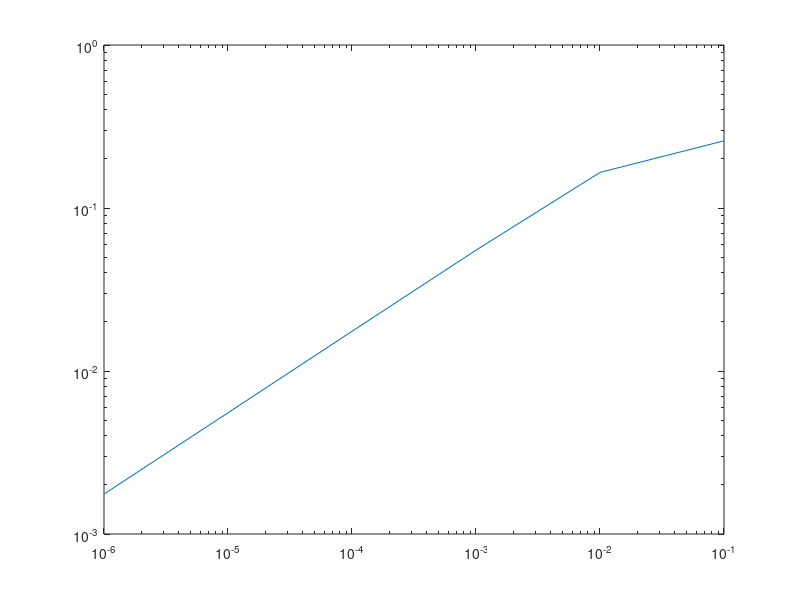

Write MATLAB code to recreate this figure.
function bssn
    % call the other function here
    % example:
    %[A,B] = compute_bssn(1, 2, 0.000001)
    % This will return a matrix A of time derivatives of state variables
    % and a matrix B of time derivatives of constraints
    %defining L(containing RMS of A_rr_t) and H(the values of h)
    L=zeros(1,10)
    H=zeros(1,10)
    for j=1:6
        h=0.1^j
        [A,B] = compute_bssn(1,2,h);
        Aj=A(:,7);
        L(1,j)=sqrt(mean((Aj).^2));
        H(1,j)=h;
        
    end
    L
    H
    %plotting;
    loglog(H,L)



end

 

% temporary name, could change it later 
function [A,B]=compute_bssn(r_min, r_max, h)
    % A is the (N,9) matrix with the time derivatives of state variables
    % B is the (N,3) matrix with the time derivatives of constraints
    
    % first initialize some parameters  
    %%%%%%%%%%%%%%%%%%%%%%%%%%%%%%%%%%
    N=ceil((r_max-r_min)/h);
    % time at which we want to end the simulation
    t_end=1;
    % number of timesteps to be taken
    dt=0.1;
    %n_it=t_end/dt;
    n_it=1;
    % number of variables to evolve
    n_variables=9;
    n_constraints=3;
    % Eulerian condition (v=0) or Lagrangian condition (v=1)
    v=0;
    % eta parameter in the Gamma-driver condition
    eta = 0.;
    
    % initialize some arrays
    %%%%%%%%%%%%%%%%%%%%%%%%%%%%%%%%%%%
    % radial grid
    r=(r_min+h/2:h:r_max-h/2); % might change this later
    % temporal grid
    t=(0:dt:n_it*dt);
    % arrays for the numerical approximations at times n and n+1
    v_new=zeros(N,n_variables);
    v_old=zeros(N,n_variables);
    v_oldold=zeros(N,n_variables);
    % constraint arrays
    c_new = zeros(N,n_constraints);
    c_old = zeros(N,n_constraints);
    
    A = zeros(N,n_variables);
    B = zeros(N,n_constraints);

    
    % the initial conditions
    %%%%%%%%%%%%%%%%%%%%%%%%%%%%%%%%%%%
    alpha = ones(N,1);
    beta_r = zeros(N,1);
    B = zeros(N,1);
    chi = ones(N,1);
    g_rr = ones(N,1); 
    g_thth = r.^2;
    A_rr = zeros(N,1);
    K = zeros(N,1);
    Gamma_r = -2./r;
    % initializing the initial state with ICs
    v_old(:,1) = alpha;
    v_old(:,2) = beta_r;
    v_old(:,3) = B;
    v_old(:,4) = chi;
    v_old(:,5) = g_rr;
    v_old(:,6) = g_thth;
    v_old(:,7) = A_rr;
    v_old(:,8) = K;
    v_old(:,9) = Gamma_r;
    
    % initial constraint values --- On-shell initial configurations (all constraints vanish at t=0)
    H = c_old(:,1);
    M_r = c_old(:,2);
    G = c_old(:,3);

    % the main iteration loop
    %%%%%%%%%%%%%%%%%%%%%%%%%%%%%%%%%%
    for iter = 1:n_it
        % unpacking our previous state
        alpha=v_old(:,1);
        beta_r=v_old(:,2);
        B = v_old(:,3);
        chi=v_old(:,4);
        g_rr=v_old(:,5);
        g_thth=v_old(:,6);
        A_rr=v_old(:,7);
        K=v_old(:,8);
        Gamma_r=v_old(:,9);
        
        % radial derivatives
        alpha_p = f_prime(alpha,h,1,1,1,1,N);
        alpha_pp = f_pprime(alpha,h,1,1,1,1,N);
        beta_r_p = f_prime(beta_r,h,0,0,0,0,N);
        beta_r_pp = f_pprime(beta_r,h,0,0,0,0,N);
        B_p= f_prime(B,h,0,0,0,0,N);
        chi_p = f_prime(chi,h,1,1,1,1,N);
        chi_pp = f_pprime(chi,h,1,1,1,1,N);
        g_rr_p = f_prime(g_rr,h,1,1,1,1,N);
        g_rr_pp = f_pprime(g_rr,h,1,1,1,1,N);
        g_thth_p = f_prime(g_thth,h,(r_min-3*h/2)^2,(r_min-h/2)^2,(r_max+h/2)^2,(r_max+3*h/2)^2,N);
        g_thth_pp = f_pprime(g_thth,h,(r_min-3*h/2)^2,(r_min-h/2)^2,(r_max+h/2)^2,(r_max+3*h/2)^2,N);
        A_rr_p =  f_prime(A_rr,h,0,0,0,0,N);
        K_p = f_prime(K,h,0,0,0,0,N);
        Gamma_r_p = f_prime(Gamma_r,h,-2/(r_min-3*h/2),-2/(r_min-h/2),-2/(r_max+h/2),-2/(r_max+3*h/2),N);
        H_p = f_prime(H,h,0,0,0,0,N);
        M_r_p = f_prime(M_r,h,0,0,0,0,N);
        M_r_pp = f_pprime(M_r,h,0,0,0,0,N);
        G_p = f_prime(G,h,0,0,0,0,N);
        G_pp = f_pprime(G,h,0,0,0,0,N);
        
        % Building constraints
        H = -3/2*A_rr.*A_rr./g_rr./g_rr + 2/3.*K.*K - 5/2.*chi_p.*chi_p./chi./g_rr...
                +2.*chi_pp./g_rr + 2.*chi./g_thth-2.*chi.*g_thth_pp./g_rr./g_thth...
                +2.*chi_p.*g_thth_p./g_rr./g_thth+chi.*g_rr_p.*g_thth_p./g_rr./g_rr./g_thth...
                -chi_p.*g_rr_p./g_rr./g_rr+chi.*g_thth_p.*g_thth_p./2./g_rr./g_thth./g_thth;
        M_r = A_rr_p./g_rr - 2/3.*K_p...
            - 3/2.*A_rr./g_rr.*(chi_p./chi - g_thth_p./g_thth+ g_rr_p./g_rr);
        G = -g_rr_p./2./g_rr./g_rr+Gamma_r+g_thth_p./g_thth./g_rr;
        
        
        % time derivatives for each state variable
        alpha_t = beta_r.*alpha_p-2*alpha.*K; % eqn 1
        beta_r_t = 3/4*B+beta_r.*beta_r_p; % note this is only 2a), what is B?
        chi_t = 2/3*K.*alpha.*chi - v.*beta_r.*g_rr_p.*chi./(3*g_rr)...
                -2*v.*beta_r.*g_thth_p.*chi./(3*g_thth)-2/3*v.*beta_r_p.*chi...
                +beta_r.*chi_p;
        g_rr_t = -2*A_rr.*alpha-v.*beta_r.*g_rr_p./3+beta_r.*g_rr_p...
                 -2*g_rr.*v.*beta_r.*g_thth_p./(3*g_thth)+2*g_rr.*beta_r_p...
                 -2/3*g_rr.*v.*beta_r_p;
        g_thth_t = A_rr.*g_thth.*alpha./g_rr-g_thth.*v.*beta_r.*g_rr_p./(3*g_rr)...
                   -2/3*v.*beta_r.*g_thth_p+beta_r.*g_thth_p...
                   -2/3*g_thth.*v.*beta_r_p;
        A_rr_t = -2*alpha.*A_rr.^2./g_rr+K.*alpha.*A_rr-v.*beta_r.*g_rr_p.*A_rr./(3*g_rr)...
                 -2*v.*beta_r.*g_thth_p.*A_rr./(3*g_thth)-2/3*v.*beta_r_p.*A_rr...
                 +2*beta_r_p.*A_rr+2*alpha.*chi.*g_rr_p.^2./(3*g_rr.^2)... % end of first line
                 -alpha.*chi.*g_thth_p.^2./(3*g_thth.^2)-alpha.*chi_p.^2./(6*chi)...
                 -2*g_rr.*alpha.*chi./(3*g_thth)+beta_r.*A_rr_p+2/3*g_rr.*alpha.*chi.*Gamma_r_p...
                 -alpha.*chi.*g_rr_p.*g_thth_p./(2*g_rr.*g_thth)+chi.*g_rr_p.*alpha_p./(3*g_rr)... % end of second line
                 +chi.*g_thth_p.*alpha_p./(3*g_thth)-alpha.*g_rr_p.*chi_p./(6*g_rr)...
                 -alpha.*g_thth_p.*chi_p./(6*g_thth)-2/3*alpha_p.*chi_p...
                 -alpha.*chi.*g_rr_pp./(3*g_rr)+alpha.*chi.*g_thth_pp./(3*g_thth)...
                 -2/3*chi.*alpha_pp+alpha.*chi_pp/3;
        K_t = 3*alpha.*A_rr.^2./(2*g_rr.^2)+K.^2.*alpha./3+beta_r.*K_p...
              +chi.*g_rr_p.*alpha_p./(2*g_rr.^2)-chi.*g_thth_p.*alpha_p./g_rr./g_thth...
              +alpha_p.*chi_p./(2*g_rr)-chi.*alpha_pp./g_rr;
        Gamma_r_t = -v.*beta_r.*g_thth_p.^2./(g_rr.*g_thth.^2)...
                    +A_rr.*alpha.*g_thth_p./(g_rr.^2.*g_thth)...
                   -v.*beta_r_p.*g_thth_p./(3*g_rr.*g_thth)+beta_r_p.*g_thth_p./(g_rr.*g_thth)...
                   +beta_r.*Gamma_r_p+A_rr.*alpha.*g_rr_p./(g_rr.^3)...
                   -4/3*alpha.*K_p./g_rr-2*A_rr.*alpha_p./g_rr.^2.... % end of first line
                   +v.*g_rr_p.*beta_r_p./(2*g_rr.^2)-g_rr_p.*beta_r_p./(2*g_rr.^2)...
                   -3*A_rr.*alpha.*chi_p./(g_rr.^2.*chi)+v.*beta_r.*g_rr_pp./(6*g_rr.^2)...
                   +v.*beta_r.*g_thth_pp./(3*g_rr.*g_thth)+v.*beta_r_pp./(3*g_rr)...
                   +beta_r_pp./g_rr;
        % This has to be here since it uses Gamma_r_t
        B_t = Gamma_r_t+beta_r.*(B_p - Gamma_r_p) - eta.*B;
        % This is from 2b). Not sure what the parameter \eta should be but I've set it to 0 for now above.
             
        % Constraint evolution system
        H_t = beta_r.*H + 2/3.*alpha.*K.*H-2.*alpha.*A_rr.*chi./g_rr.*G_p-2.*alpha./g_rr.*chi.*M_r_p...
               + (alpha.*chi_p./g_rr+alpha.*chi.*g_rr_p./g_rr./g_rr-4.*alpha_p.*chi./g_rr...
                    -2.*alpha.*chi.*g_thth_p./g_thth).*M_r;
        M_t = beta_r.*M_r_p + beta_r_p.*M_r - alpha.*K.*M_r - alpha_p./3.*H + alpha./3.*H_p + 2/3.*alpha.*chi.*G_pp...
                +(2/3.*alpha_p.*chi - alpha.*chi_p./3 + alpha.*chi.*g_thth_p./g_thth).*G_p;
        G_t = beta_r.*G_p+ 2.*alpha./g_rr.*M_r;
        
        % this part is for time evolution, not implemented yet
        v_old=v_new;
        c_old=c_new;
    end
    % function outputs, A(N,9) is the time derivatives
    % B(N,3) are the constraint time derivatives
    A(:,1) = alpha_t;
    A(:,2) = beta_r_t;
    A(:,3) = B_t;
    A(:,4) = chi_t;
    A(:,5) = g_rr_t;
    A(:,6) = g_thth_t;
    A(:,7) = A_rr_t;
    A(:,8) = K_t;
    A(:,9) = Gamma_r_t;
    B(:,1) = H_t;
    B(:,2) = M_t;
    B(:,3) = G_t;
    
    
    
   
end

function y=time_derivative(v, h, N)
    % TODO: move time derivatives here
end

% Do we need both fprime and fpprime? Couldn't we compute f'' by putting f' into f_prime?

% This function returns f'(x) where f is one of the state variables
function y=f_prime(f,h,a,b,c,d,N)
    y=zeros(N,1);
    % These are for the two-level boundary conditions at each end
    y(1) = (-f(3) + 8*f(2) - 8*a + b)./(12*h);
    y(2) = (-f(4) + 8*f(3) - 8*f(1) + a)./(12*h);
    y(N-1) = (-c + 8*f(N) - 8*f(N-2) + f(N-3))./(12*h);
    y(N) = (-d + 8*c - 8*f(N-1) + f(N-2))./(12*h);
    % Computing the middle parts
    y(3:N-2) = (-f(5:N) + 8*f(4:N-1) - 8*f(2:N-3) + f(1:N-4))./(12*h);
end

% This function returns f''(x) where f is one of the state variables
function y=f_pprime(f,h,a,b,c,d,N)
    y=zeros(N,1);
    % These are for the two-level boundary conditions at each end
    y(1) = (-f(3) + 16*f(2) - 30*f(1) + 16*b - a)./(12*h^2);
    y(2) = (-f(4) + 16*f(3) - 30*f(2) + 16*f(1) - b)./(12*h^2);
    y(N-1) = (-c + 16*f(N) - 30*f(N-1) + 16*f(N-2) - f(N-3))./(12*h^2);
    y(N) = (-d + 16*c - 30*f(N) + 16*f(N-1) - f(N-2))./(12*h^2);
    % Computing the middle parts
    y(3:N-2) = (-f(5:N) + 16*f(4:N-1) - 30*f(3:N-2) + 16*f(2:N-3) - f(1:N-4))./(12*h^2);
end
